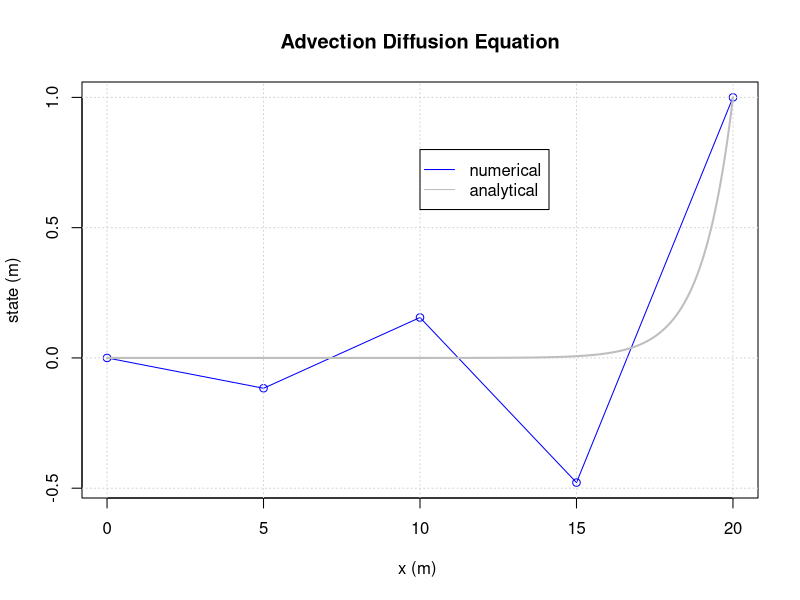

R code for this plot:
## ---- chunk 1
dx    = 5    # step size
D     = 5    # diffusion coefficient
u     = 5    # advection coefficient
bl    = 0    # left boundary
br    = 1    # right boundary
n     = 5    # amount of nodes
## ---- chunk 2
dx    = 5    # step size
D     = 5    # diffusion coefficient
u     = 5    # advection coefficient
bl    = 0    # left boundary
br    = 1    # right boundary
n     = 5    # amount of nodes

left  = 0    # left coordinate
xcoor = seq(left,dx*(n-1), by=dx)

V     = c()  # build an empty vector for the solutions
M     = matrix(0,nrow=length(xcoor),ncol=length(xcoor)) 

for(j in 2:(length(xcoor)-1))
{
  M[j,j-1] = -u/(2*dx) - D/(dx^2)
  M[j,j  ] = 2*D/(dx^2)
  M[j,j+1] = u/(2*dx) - D/(dx^2)
  V[j]     = 0
}

# Left boundary
M[1,1] = 1
V[1]   = bl

# Right boundary
M[n,n] = 1
V[n]   = br

# Solve the system
s = solve(M,V)

# Plotting
plot(xcoor,s,ylab="state (m)",xlab="x (m) ",type='o',col='blue')
title(main='Advection Diffusion Equation')
grid()

# Calculate and plot the analytical solution
L = dx*(n-1)
xcooranalyt = seq(0,L, by=0.01)
sanalyt = c()
Danalyt = D
uanalyt = u
Peanalyt = uanalyt*L/Danalyt

for(j in 1:(length(xcooranalyt)))
{
  sanalyt[j] = bl+(exp(xcooranalyt[j]*Peanalyt/L)-1.)/(exp(Peanalyt)-1.)*(br-bl)
}

lines(xcooranalyt,sanalyt,col="grey",lwd=2) # analytical solution
legend(10, 0.8, c("numerical", "analytical"), col = c("blue","grey"), lty = c(1,1), pch = c(-1,-1))
